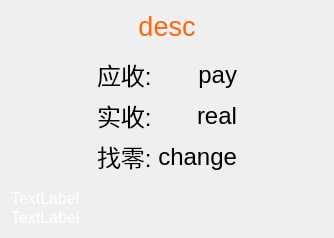
<?xml version="1.0" encoding="UTF-8"?>
<ui version="4.0">
 <class>fexpandmain_payover</class>
 <widget class="QFrame" name="fexpandmain_payover">
  <property name="geometry">
   <rect>
    <x>0</x>
    <y>0</y>
    <width>334</width>
    <height>229</height>
   </rect>
  </property>
  <property name="windowTitle">
   <string>Dialog</string>
  </property>
  <property name="styleSheet">
   <string notr="true"/>
  </property>
  <layout class="QVBoxLayout" name="verticalLayout_2" stretch="0,1,0">
   <item>
    <widget class="QLabel" name="label_desc">
     <property name="font">
      <font>
       <pointsize>20</pointsize>
      </font>
     </property>
     <property name="styleSheet">
      <string notr="true">color:#ff650b;</string>
     </property>
     <property name="text">
      <string>desc</string>
     </property>
     <property name="alignment">
      <set>Qt::AlignCenter</set>
     </property>
     <property name="wordWrap">
      <bool>true</bool>
     </property>
    </widget>
   </item>
   <item>
    <widget class="QFrame" name="frame">
     <property name="styleSheet">
      <string notr="true"/>
     </property>
     <property name="outer_stylesheet" stdset="0">
      <string>frame_detail_show</string>
     </property>
     <layout class="QGridLayout" name="gridLayout">
      <item row="0" column="1">
       <widget class="QLabel" name="label">
        <property name="font">
         <font>
          <pointsize>18</pointsize>
          <weight>50</weight>
          <italic>false</italic>
          <bold>false</bold>
         </font>
        </property>
        <property name="text">
         <string>应收:</string>
        </property>
       </widget>
      </item>
      <item row="0" column="3">
       <spacer name="horizontalSpacer">
        <property name="orientation">
         <enum>Qt::Horizontal</enum>
        </property>
        <property name="sizeHint" stdset="0">
         <size>
          <width>1000</width>
          <height>20</height>
         </size>
        </property>
       </spacer>
      </item>
      <item row="0" column="2">
       <widget class="QLabel" name="label_num_payamount">
        <property name="font">
         <font>
          <pointsize>18</pointsize>
          <weight>50</weight>
          <italic>false</italic>
          <bold>false</bold>
         </font>
        </property>
        <property name="text">
         <string>pay</string>
        </property>
        <property name="alignment">
         <set>Qt::AlignRight|Qt::AlignTrailing|Qt::AlignVCenter</set>
        </property>
       </widget>
      </item>
      <item row="2" column="1">
       <widget class="QLabel" name="label_3">
        <property name="font">
         <font>
          <pointsize>18</pointsize>
          <weight>50</weight>
          <italic>false</italic>
          <bold>false</bold>
         </font>
        </property>
        <property name="text">
         <string>找零:</string>
        </property>
       </widget>
      </item>
      <item row="1" column="2">
       <widget class="QLabel" name="label_num_realamount">
        <property name="font">
         <font>
          <pointsize>18</pointsize>
          <weight>50</weight>
          <italic>false</italic>
          <bold>false</bold>
         </font>
        </property>
        <property name="text">
         <string>real</string>
        </property>
        <property name="alignment">
         <set>Qt::AlignRight|Qt::AlignTrailing|Qt::AlignVCenter</set>
        </property>
       </widget>
      </item>
      <item row="0" column="0">
       <spacer name="horizontalSpacer_2">
        <property name="orientation">
         <enum>Qt::Horizontal</enum>
        </property>
        <property name="sizeHint" stdset="0">
         <size>
          <width>1000</width>
          <height>20</height>
         </size>
        </property>
       </spacer>
      </item>
      <item row="2" column="2">
       <widget class="QLabel" name="label_num_change">
        <property name="font">
         <font>
          <pointsize>18</pointsize>
          <weight>50</weight>
          <italic>false</italic>
          <bold>false</bold>
         </font>
        </property>
        <property name="text">
         <string>change</string>
        </property>
        <property name="alignment">
         <set>Qt::AlignRight|Qt::AlignTrailing|Qt::AlignVCenter</set>
        </property>
       </widget>
      </item>
      <item row="1" column="1">
       <widget class="QLabel" name="label_2">
        <property name="font">
         <font>
          <pointsize>18</pointsize>
          <weight>50</weight>
          <italic>false</italic>
          <bold>false</bold>
         </font>
        </property>
        <property name="text">
         <string>实收:</string>
        </property>
       </widget>
      </item>
     </layout>
    </widget>
   </item>
   <item>
    <widget class="QFrame" name="frame_explain">
     <layout class="QVBoxLayout" name="verticalLayout">
      <property name="spacing">
       <number>0</number>
      </property>
      <property name="leftMargin">
       <number>0</number>
      </property>
      <property name="topMargin">
       <number>0</number>
      </property>
      <property name="rightMargin">
       <number>0</number>
      </property>
      <property name="bottomMargin">
       <number>0</number>
      </property>
      <item>
       <widget class="QLabel" name="label_promotion">
        <property name="styleSheet">
         <string notr="true">color:white;font-size:12pt;</string>
        </property>
        <property name="text">
         <string>TextLabel</string>
        </property>
        <property name="wordWrap">
         <bool>true</bool>
        </property>
       </widget>
      </item>
      <item>
       <widget class="QLabel" name="label_discount">
        <property name="styleSheet">
         <string notr="true">color:white;font-size:12pt;</string>
        </property>
        <property name="text">
         <string>TextLabel</string>
        </property>
        <property name="wordWrap">
         <bool>true</bool>
        </property>
       </widget>
      </item>
     </layout>
    </widget>
   </item>
  </layout>
 </widget>
 <resources/>
 <connections/>
</ui>
